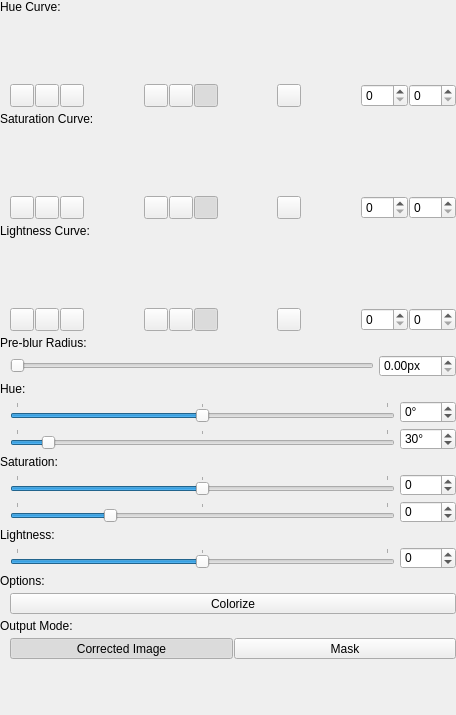
<?xml version="1.0" encoding="UTF-8"?>
<ui version="4.0">
 <class>FilterWidget</class>
 <widget class="QWidget" name="FilterWidget">
  <property name="geometry">
   <rect>
    <x>0</x>
    <y>0</y>
    <width>456</width>
    <height>715</height>
   </rect>
  </property>
  <property name="windowTitle">
   <string>Form</string>
  </property>
  <property name="styleSheet">
   <string notr="true">#mButtonZoomIn, #mButtonZoomOut, #mButtonZoom100,
#mButtonInterpolationModeFlat, #mButtonInterpolationModeLinear, #mButtonInterpolationModeSmooth,
#mButtonInverted
{
	padding: 1px;
}</string>
  </property>
  <layout class="QVBoxLayout" name="verticalLayout" stretch="0,0,0,0,0,0,0,0,0,0,0,0,0,1">
   <property name="spacing">
    <number>5</number>
   </property>
   <property name="leftMargin">
    <number>0</number>
   </property>
   <property name="topMargin">
    <number>0</number>
   </property>
   <property name="rightMargin">
    <number>0</number>
   </property>
   <property name="bottomMargin">
    <number>0</number>
   </property>
   <item>
    <widget class="QLabel" name="label_3">
     <property name="text">
      <string>Hue Curve:</string>
     </property>
    </widget>
   </item>
   <item>
    <layout class="QVBoxLayout" name="verticalLayout_2">
     <property name="spacing">
      <number>5</number>
     </property>
     <item>
      <layout class="QHBoxLayout" name="mLayoutCurves" stretch="1">
       <property name="spacing">
        <number>5</number>
       </property>
       <property name="leftMargin">
        <number>10</number>
       </property>
       <item>
        <widget class="anitools::widgets::Curves" name="mWidgetHueCurve" native="true">
         <property name="minimumSize">
          <size>
           <width>0</width>
           <height>60</height>
          </size>
         </property>
         <property name="maximumSize">
          <size>
           <width>16777215</width>
           <height>60</height>
          </size>
         </property>
        </widget>
       </item>
      </layout>
     </item>
     <item>
      <layout class="QHBoxLayout" name="horizontalLayout_3" stretch="0,1,0,1,0,1,0">
       <property name="spacing">
        <number>0</number>
       </property>
       <property name="leftMargin">
        <number>10</number>
       </property>
       <item>
        <layout class="QHBoxLayout" name="horizontalLayout_6">
         <property name="spacing">
          <number>1</number>
         </property>
         <item>
          <widget class="QToolButton" name="mButtonHueZoomIn">
           <property name="toolTip">
            <string>Zoom in</string>
           </property>
           <property name="text">
            <string/>
           </property>
           <property name="icon">
            <iconset>
             <normaloff>:/anitools/icons/magnifyingGlassPlus</normaloff>:/anitools/icons/magnifyingGlassPlus</iconset>
           </property>
           <property name="class" stdset="0">
            <string>cFlatOptionButton</string>
           </property>
          </widget>
         </item>
         <item>
          <widget class="QToolButton" name="mButtonHueZoomOut">
           <property name="toolTip">
            <string>Zoom out</string>
           </property>
           <property name="text">
            <string/>
           </property>
           <property name="icon">
            <iconset>
             <normaloff>:/anitools/icons/magnifyingGlassMinus</normaloff>:/anitools/icons/magnifyingGlassMinus</iconset>
           </property>
           <property name="class" stdset="0">
            <string>cFlatOptionButton</string>
           </property>
          </widget>
         </item>
         <item>
          <widget class="QToolButton" name="mButtonHueZoom100">
           <property name="toolTip">
            <string>Zoom 100%</string>
           </property>
           <property name="text">
            <string/>
           </property>
           <property name="icon">
            <iconset>
             <normaloff>:/anitools/icons/magnifyingGlassOne</normaloff>:/anitools/icons/magnifyingGlassOne</iconset>
           </property>
           <property name="class" stdset="0">
            <string>cFlatOptionButton</string>
           </property>
          </widget>
         </item>
        </layout>
       </item>
       <item>
        <spacer name="horizontalSpacer">
         <property name="orientation">
          <enum>Qt::Horizontal</enum>
         </property>
         <property name="sizeHint" stdset="0">
          <size>
           <width>5</width>
           <height>0</height>
          </size>
         </property>
        </spacer>
       </item>
       <item>
        <layout class="QHBoxLayout" name="horizontalLayout">
         <property name="spacing">
          <number>1</number>
         </property>
         <item>
          <widget class="QToolButton" name="mButtonHueInterpolationModeFlat">
           <property name="sizePolicy">
            <sizepolicy hsizetype="Expanding" vsizetype="Fixed">
             <horstretch>0</horstretch>
             <verstretch>0</verstretch>
            </sizepolicy>
           </property>
           <property name="toolTip">
            <string>Use flat interpolation</string>
           </property>
           <property name="text">
            <string/>
           </property>
           <property name="icon">
            <iconset>
             <normaloff>:/anitools/icons/interpolationFlat</normaloff>:/anitools/icons/interpolationFlat</iconset>
           </property>
           <property name="checkable">
            <bool>true</bool>
           </property>
           <property name="autoExclusive">
            <bool>true</bool>
           </property>
           <property name="class" stdset="0">
            <string>cFlatOptionButton</string>
           </property>
           <attribute name="buttonGroup">
            <string notr="true">buttonGroup</string>
           </attribute>
          </widget>
         </item>
         <item>
          <widget class="QToolButton" name="mButtonHueInterpolationModeLinear">
           <property name="sizePolicy">
            <sizepolicy hsizetype="Expanding" vsizetype="Fixed">
             <horstretch>0</horstretch>
             <verstretch>0</verstretch>
            </sizepolicy>
           </property>
           <property name="toolTip">
            <string>Use linear interpolation</string>
           </property>
           <property name="text">
            <string/>
           </property>
           <property name="icon">
            <iconset>
             <normaloff>:/anitools/icons/interpolationLinear</normaloff>:/anitools/icons/interpolationLinear</iconset>
           </property>
           <property name="checkable">
            <bool>true</bool>
           </property>
           <property name="autoExclusive">
            <bool>true</bool>
           </property>
           <property name="class" stdset="0">
            <string>cFlatOptionButton</string>
           </property>
           <attribute name="buttonGroup">
            <string notr="true">buttonGroup</string>
           </attribute>
          </widget>
         </item>
         <item>
          <widget class="QToolButton" name="mButtonHueInterpolationModeSmooth">
           <property name="sizePolicy">
            <sizepolicy hsizetype="Expanding" vsizetype="Fixed">
             <horstretch>0</horstretch>
             <verstretch>0</verstretch>
            </sizepolicy>
           </property>
           <property name="toolTip">
            <string>Use smooth interpolation</string>
           </property>
           <property name="text">
            <string/>
           </property>
           <property name="icon">
            <iconset>
             <normaloff>:/anitools/icons/interpolationSmooth</normaloff>:/anitools/icons/interpolationSmooth</iconset>
           </property>
           <property name="checkable">
            <bool>true</bool>
           </property>
           <property name="checked">
            <bool>true</bool>
           </property>
           <property name="autoExclusive">
            <bool>true</bool>
           </property>
           <property name="class" stdset="0">
            <string>cFlatOptionButton</string>
           </property>
           <attribute name="buttonGroup">
            <string notr="true">buttonGroup</string>
           </attribute>
          </widget>
         </item>
        </layout>
       </item>
       <item>
        <spacer name="horizontalSpacer_2">
         <property name="orientation">
          <enum>Qt::Horizontal</enum>
         </property>
         <property name="sizeHint" stdset="0">
          <size>
           <width>5</width>
           <height>0</height>
          </size>
         </property>
        </spacer>
       </item>
       <item>
        <widget class="QToolButton" name="mButtonHueInverted">
         <property name="toolTip">
          <string>Invert</string>
         </property>
         <property name="text">
          <string/>
         </property>
         <property name="icon">
          <iconset>
           <normaloff>:/anitools/icons/invert</normaloff>:/anitools/icons/invert</iconset>
         </property>
         <property name="checkable">
          <bool>true</bool>
         </property>
         <property name="class" stdset="0">
          <string>cFlatOptionButton</string>
         </property>
        </widget>
       </item>
       <item>
        <spacer name="horizontalSpacer_3">
         <property name="orientation">
          <enum>Qt::Horizontal</enum>
         </property>
         <property name="sizeHint" stdset="0">
          <size>
           <width>5</width>
           <height>0</height>
          </size>
         </property>
        </spacer>
       </item>
       <item>
        <layout class="QHBoxLayout" name="horizontalLayout_4">
         <property name="spacing">
          <number>1</number>
         </property>
         <item>
          <widget class="QDoubleSpinBox" name="mSpinHueInValue">
           <property name="sizePolicy">
            <sizepolicy hsizetype="Minimum" vsizetype="Preferred">
             <horstretch>0</horstretch>
             <verstretch>0</verstretch>
            </sizepolicy>
           </property>
           <property name="toolTip">
            <string>Luma value</string>
           </property>
           <property name="decimals">
            <number>0</number>
           </property>
           <property name="maximum">
            <double>255.000000000000000</double>
           </property>
          </widget>
         </item>
         <item>
          <widget class="QDoubleSpinBox" name="mSpinHueOutValue">
           <property name="sizePolicy">
            <sizepolicy hsizetype="Minimum" vsizetype="Preferred">
             <horstretch>0</horstretch>
             <verstretch>0</verstretch>
            </sizepolicy>
           </property>
           <property name="toolTip">
            <string>Opacity value</string>
           </property>
           <property name="decimals">
            <number>0</number>
           </property>
           <property name="maximum">
            <double>255.000000000000000</double>
           </property>
          </widget>
         </item>
        </layout>
       </item>
      </layout>
     </item>
    </layout>
   </item>
   <item>
    <widget class="QLabel" name="label_5">
     <property name="text">
      <string>Saturation Curve:</string>
     </property>
    </widget>
   </item>
   <item>
    <layout class="QVBoxLayout" name="verticalLayout_4">
     <property name="spacing">
      <number>5</number>
     </property>
     <item>
      <layout class="QHBoxLayout" name="mLayoutCurves_3" stretch="1">
       <property name="spacing">
        <number>5</number>
       </property>
       <property name="leftMargin">
        <number>10</number>
       </property>
       <item>
        <widget class="anitools::widgets::Curves" name="mWidgetSaturationCurve" native="true">
         <property name="minimumSize">
          <size>
           <width>0</width>
           <height>60</height>
          </size>
         </property>
         <property name="maximumSize">
          <size>
           <width>16777215</width>
           <height>60</height>
          </size>
         </property>
        </widget>
       </item>
      </layout>
     </item>
     <item>
      <layout class="QHBoxLayout" name="horizontalLayout_10" stretch="0,1,0,1,0,1,0">
       <property name="spacing">
        <number>0</number>
       </property>
       <property name="leftMargin">
        <number>10</number>
       </property>
       <item>
        <layout class="QHBoxLayout" name="horizontalLayout_11">
         <property name="spacing">
          <number>1</number>
         </property>
         <item>
          <widget class="QToolButton" name="mButtonSaturationZoomIn">
           <property name="toolTip">
            <string>Zoom in</string>
           </property>
           <property name="text">
            <string/>
           </property>
           <property name="icon">
            <iconset>
             <normaloff>:/anitools/icons/magnifyingGlassPlus</normaloff>:/anitools/icons/magnifyingGlassPlus</iconset>
           </property>
           <property name="class" stdset="0">
            <string>cFlatOptionButton</string>
           </property>
          </widget>
         </item>
         <item>
          <widget class="QToolButton" name="mButtonSaturationZoomOut">
           <property name="toolTip">
            <string>Zoom out</string>
           </property>
           <property name="text">
            <string/>
           </property>
           <property name="icon">
            <iconset>
             <normaloff>:/anitools/icons/magnifyingGlassMinus</normaloff>:/anitools/icons/magnifyingGlassMinus</iconset>
           </property>
           <property name="class" stdset="0">
            <string>cFlatOptionButton</string>
           </property>
          </widget>
         </item>
         <item>
          <widget class="QToolButton" name="mButtonSaturationZoom100">
           <property name="toolTip">
            <string>Zoom 100%</string>
           </property>
           <property name="text">
            <string/>
           </property>
           <property name="icon">
            <iconset>
             <normaloff>:/anitools/icons/magnifyingGlassOne</normaloff>:/anitools/icons/magnifyingGlassOne</iconset>
           </property>
           <property name="class" stdset="0">
            <string>cFlatOptionButton</string>
           </property>
          </widget>
         </item>
        </layout>
       </item>
       <item>
        <spacer name="horizontalSpacer_7">
         <property name="orientation">
          <enum>Qt::Horizontal</enum>
         </property>
         <property name="sizeHint" stdset="0">
          <size>
           <width>5</width>
           <height>0</height>
          </size>
         </property>
        </spacer>
       </item>
       <item>
        <layout class="QHBoxLayout" name="horizontalLayout_12">
         <property name="spacing">
          <number>1</number>
         </property>
         <item>
          <widget class="QToolButton" name="mButtonSaturationInterpolationModeFlat">
           <property name="sizePolicy">
            <sizepolicy hsizetype="Expanding" vsizetype="Fixed">
             <horstretch>0</horstretch>
             <verstretch>0</verstretch>
            </sizepolicy>
           </property>
           <property name="toolTip">
            <string>Use flat interpolation</string>
           </property>
           <property name="text">
            <string/>
           </property>
           <property name="icon">
            <iconset>
             <normaloff>:/anitools/icons/interpolationFlat</normaloff>:/anitools/icons/interpolationFlat</iconset>
           </property>
           <property name="checkable">
            <bool>true</bool>
           </property>
           <property name="autoExclusive">
            <bool>true</bool>
           </property>
           <property name="class" stdset="0">
            <string>cFlatOptionButton</string>
           </property>
           <attribute name="buttonGroup">
            <string notr="true">buttonGroup_2</string>
           </attribute>
          </widget>
         </item>
         <item>
          <widget class="QToolButton" name="mButtonSaturationInterpolationModeLinear">
           <property name="sizePolicy">
            <sizepolicy hsizetype="Expanding" vsizetype="Fixed">
             <horstretch>0</horstretch>
             <verstretch>0</verstretch>
            </sizepolicy>
           </property>
           <property name="toolTip">
            <string>Use linear interpolation</string>
           </property>
           <property name="text">
            <string/>
           </property>
           <property name="icon">
            <iconset>
             <normaloff>:/anitools/icons/interpolationLinear</normaloff>:/anitools/icons/interpolationLinear</iconset>
           </property>
           <property name="checkable">
            <bool>true</bool>
           </property>
           <property name="autoExclusive">
            <bool>true</bool>
           </property>
           <property name="class" stdset="0">
            <string>cFlatOptionButton</string>
           </property>
           <attribute name="buttonGroup">
            <string notr="true">buttonGroup_2</string>
           </attribute>
          </widget>
         </item>
         <item>
          <widget class="QToolButton" name="mButtonSaturationInterpolationModeSmooth">
           <property name="sizePolicy">
            <sizepolicy hsizetype="Expanding" vsizetype="Fixed">
             <horstretch>0</horstretch>
             <verstretch>0</verstretch>
            </sizepolicy>
           </property>
           <property name="toolTip">
            <string>Use smooth interpolation</string>
           </property>
           <property name="text">
            <string/>
           </property>
           <property name="icon">
            <iconset>
             <normaloff>:/anitools/icons/interpolationSmooth</normaloff>:/anitools/icons/interpolationSmooth</iconset>
           </property>
           <property name="checkable">
            <bool>true</bool>
           </property>
           <property name="checked">
            <bool>true</bool>
           </property>
           <property name="autoExclusive">
            <bool>true</bool>
           </property>
           <property name="class" stdset="0">
            <string>cFlatOptionButton</string>
           </property>
           <attribute name="buttonGroup">
            <string notr="true">buttonGroup_2</string>
           </attribute>
          </widget>
         </item>
        </layout>
       </item>
       <item>
        <spacer name="horizontalSpacer_8">
         <property name="orientation">
          <enum>Qt::Horizontal</enum>
         </property>
         <property name="sizeHint" stdset="0">
          <size>
           <width>5</width>
           <height>0</height>
          </size>
         </property>
        </spacer>
       </item>
       <item>
        <widget class="QToolButton" name="mButtonSaturationInverted">
         <property name="toolTip">
          <string>Invert</string>
         </property>
         <property name="text">
          <string/>
         </property>
         <property name="icon">
          <iconset>
           <normaloff>:/anitools/icons/invert</normaloff>:/anitools/icons/invert</iconset>
         </property>
         <property name="checkable">
          <bool>true</bool>
         </property>
         <property name="class" stdset="0">
          <string>cFlatOptionButton</string>
         </property>
        </widget>
       </item>
       <item>
        <spacer name="horizontalSpacer_9">
         <property name="orientation">
          <enum>Qt::Horizontal</enum>
         </property>
         <property name="sizeHint" stdset="0">
          <size>
           <width>5</width>
           <height>0</height>
          </size>
         </property>
        </spacer>
       </item>
       <item>
        <layout class="QHBoxLayout" name="horizontalLayout_13">
         <property name="spacing">
          <number>1</number>
         </property>
         <item>
          <widget class="QDoubleSpinBox" name="mSpinSaturationInValue">
           <property name="sizePolicy">
            <sizepolicy hsizetype="Minimum" vsizetype="Preferred">
             <horstretch>0</horstretch>
             <verstretch>0</verstretch>
            </sizepolicy>
           </property>
           <property name="toolTip">
            <string>Luma value</string>
           </property>
           <property name="decimals">
            <number>0</number>
           </property>
           <property name="maximum">
            <double>255.000000000000000</double>
           </property>
          </widget>
         </item>
         <item>
          <widget class="QDoubleSpinBox" name="mSpinSaturationOutValue">
           <property name="sizePolicy">
            <sizepolicy hsizetype="Minimum" vsizetype="Preferred">
             <horstretch>0</horstretch>
             <verstretch>0</verstretch>
            </sizepolicy>
           </property>
           <property name="toolTip">
            <string>Opacity value</string>
           </property>
           <property name="decimals">
            <number>0</number>
           </property>
           <property name="maximum">
            <double>255.000000000000000</double>
           </property>
          </widget>
         </item>
        </layout>
       </item>
      </layout>
     </item>
    </layout>
   </item>
   <item>
    <widget class="QLabel" name="label_4">
     <property name="text">
      <string>Lightness Curve:</string>
     </property>
    </widget>
   </item>
   <item>
    <layout class="QVBoxLayout" name="verticalLayout_3">
     <property name="spacing">
      <number>5</number>
     </property>
     <item>
      <layout class="QHBoxLayout" name="mLayoutCurves_2" stretch="1">
       <property name="spacing">
        <number>5</number>
       </property>
       <property name="leftMargin">
        <number>10</number>
       </property>
       <item>
        <widget class="anitools::widgets::Curves" name="mWidgetLightnessCurve" native="true">
         <property name="minimumSize">
          <size>
           <width>0</width>
           <height>60</height>
          </size>
         </property>
         <property name="maximumSize">
          <size>
           <width>16777215</width>
           <height>60</height>
          </size>
         </property>
        </widget>
       </item>
      </layout>
     </item>
     <item>
      <layout class="QHBoxLayout" name="horizontalLayout_5" stretch="0,1,0,1,0,1,0">
       <property name="spacing">
        <number>0</number>
       </property>
       <property name="leftMargin">
        <number>10</number>
       </property>
       <item>
        <layout class="QHBoxLayout" name="horizontalLayout_7">
         <property name="spacing">
          <number>1</number>
         </property>
         <item>
          <widget class="QToolButton" name="mButtonLightnessZoomIn">
           <property name="toolTip">
            <string>Zoom in</string>
           </property>
           <property name="text">
            <string/>
           </property>
           <property name="icon">
            <iconset>
             <normaloff>:/anitools/icons/magnifyingGlassPlus</normaloff>:/anitools/icons/magnifyingGlassPlus</iconset>
           </property>
           <property name="class" stdset="0">
            <string>cFlatOptionButton</string>
           </property>
          </widget>
         </item>
         <item>
          <widget class="QToolButton" name="mButtonLightnessZoomOut">
           <property name="toolTip">
            <string>Zoom out</string>
           </property>
           <property name="text">
            <string/>
           </property>
           <property name="icon">
            <iconset>
             <normaloff>:/anitools/icons/magnifyingGlassMinus</normaloff>:/anitools/icons/magnifyingGlassMinus</iconset>
           </property>
           <property name="class" stdset="0">
            <string>cFlatOptionButton</string>
           </property>
          </widget>
         </item>
         <item>
          <widget class="QToolButton" name="mButtonLightnessZoom100">
           <property name="toolTip">
            <string>Zoom 100%</string>
           </property>
           <property name="text">
            <string/>
           </property>
           <property name="icon">
            <iconset>
             <normaloff>:/anitools/icons/magnifyingGlassOne</normaloff>:/anitools/icons/magnifyingGlassOne</iconset>
           </property>
           <property name="class" stdset="0">
            <string>cFlatOptionButton</string>
           </property>
          </widget>
         </item>
        </layout>
       </item>
       <item>
        <spacer name="horizontalSpacer_4">
         <property name="orientation">
          <enum>Qt::Horizontal</enum>
         </property>
         <property name="sizeHint" stdset="0">
          <size>
           <width>5</width>
           <height>0</height>
          </size>
         </property>
        </spacer>
       </item>
       <item>
        <layout class="QHBoxLayout" name="horizontalLayout_8">
         <property name="spacing">
          <number>1</number>
         </property>
         <item>
          <widget class="QToolButton" name="mButtonLightnessInterpolationModeFlat">
           <property name="sizePolicy">
            <sizepolicy hsizetype="Expanding" vsizetype="Fixed">
             <horstretch>0</horstretch>
             <verstretch>0</verstretch>
            </sizepolicy>
           </property>
           <property name="toolTip">
            <string>Use flat interpolation</string>
           </property>
           <property name="text">
            <string/>
           </property>
           <property name="icon">
            <iconset>
             <normaloff>:/anitools/icons/interpolationFlat</normaloff>:/anitools/icons/interpolationFlat</iconset>
           </property>
           <property name="checkable">
            <bool>true</bool>
           </property>
           <property name="autoExclusive">
            <bool>true</bool>
           </property>
           <property name="class" stdset="0">
            <string>cFlatOptionButton</string>
           </property>
           <attribute name="buttonGroup">
            <string notr="true">buttonGroup_3</string>
           </attribute>
          </widget>
         </item>
         <item>
          <widget class="QToolButton" name="mButtonLightnessInterpolationModeLinear">
           <property name="sizePolicy">
            <sizepolicy hsizetype="Expanding" vsizetype="Fixed">
             <horstretch>0</horstretch>
             <verstretch>0</verstretch>
            </sizepolicy>
           </property>
           <property name="toolTip">
            <string>Use linear interpolation</string>
           </property>
           <property name="text">
            <string/>
           </property>
           <property name="icon">
            <iconset>
             <normaloff>:/anitools/icons/interpolationLinear</normaloff>:/anitools/icons/interpolationLinear</iconset>
           </property>
           <property name="checkable">
            <bool>true</bool>
           </property>
           <property name="autoExclusive">
            <bool>true</bool>
           </property>
           <property name="class" stdset="0">
            <string>cFlatOptionButton</string>
           </property>
           <attribute name="buttonGroup">
            <string notr="true">buttonGroup_3</string>
           </attribute>
          </widget>
         </item>
         <item>
          <widget class="QToolButton" name="mButtonLightnessInterpolationModeSmooth">
           <property name="sizePolicy">
            <sizepolicy hsizetype="Expanding" vsizetype="Fixed">
             <horstretch>0</horstretch>
             <verstretch>0</verstretch>
            </sizepolicy>
           </property>
           <property name="toolTip">
            <string>Use smooth interpolation</string>
           </property>
           <property name="text">
            <string/>
           </property>
           <property name="icon">
            <iconset>
             <normaloff>:/anitools/icons/interpolationSmooth</normaloff>:/anitools/icons/interpolationSmooth</iconset>
           </property>
           <property name="checkable">
            <bool>true</bool>
           </property>
           <property name="checked">
            <bool>true</bool>
           </property>
           <property name="autoExclusive">
            <bool>true</bool>
           </property>
           <property name="class" stdset="0">
            <string>cFlatOptionButton</string>
           </property>
           <attribute name="buttonGroup">
            <string notr="true">buttonGroup_3</string>
           </attribute>
          </widget>
         </item>
        </layout>
       </item>
       <item>
        <spacer name="horizontalSpacer_5">
         <property name="orientation">
          <enum>Qt::Horizontal</enum>
         </property>
         <property name="sizeHint" stdset="0">
          <size>
           <width>5</width>
           <height>0</height>
          </size>
         </property>
        </spacer>
       </item>
       <item>
        <widget class="QToolButton" name="mButtonLightnessInverted">
         <property name="toolTip">
          <string>Invert</string>
         </property>
         <property name="text">
          <string/>
         </property>
         <property name="icon">
          <iconset>
           <normaloff>:/anitools/icons/invert</normaloff>:/anitools/icons/invert</iconset>
         </property>
         <property name="checkable">
          <bool>true</bool>
         </property>
         <property name="class" stdset="0">
          <string>cFlatOptionButton</string>
         </property>
        </widget>
       </item>
       <item>
        <spacer name="horizontalSpacer_6">
         <property name="orientation">
          <enum>Qt::Horizontal</enum>
         </property>
         <property name="sizeHint" stdset="0">
          <size>
           <width>5</width>
           <height>0</height>
          </size>
         </property>
        </spacer>
       </item>
       <item>
        <layout class="QHBoxLayout" name="horizontalLayout_9">
         <property name="spacing">
          <number>1</number>
         </property>
         <item>
          <widget class="QDoubleSpinBox" name="mSpinLightnessInValue">
           <property name="sizePolicy">
            <sizepolicy hsizetype="Minimum" vsizetype="Preferred">
             <horstretch>0</horstretch>
             <verstretch>0</verstretch>
            </sizepolicy>
           </property>
           <property name="toolTip">
            <string>Luma value</string>
           </property>
           <property name="decimals">
            <number>0</number>
           </property>
           <property name="maximum">
            <double>255.000000000000000</double>
           </property>
          </widget>
         </item>
         <item>
          <widget class="QDoubleSpinBox" name="mSpinLightnessOutValue">
           <property name="sizePolicy">
            <sizepolicy hsizetype="Minimum" vsizetype="Preferred">
             <horstretch>0</horstretch>
             <verstretch>0</verstretch>
            </sizepolicy>
           </property>
           <property name="toolTip">
            <string>Opacity value</string>
           </property>
           <property name="decimals">
            <number>0</number>
           </property>
           <property name="maximum">
            <double>255.000000000000000</double>
           </property>
          </widget>
         </item>
        </layout>
       </item>
      </layout>
     </item>
    </layout>
   </item>
   <item>
    <widget class="QLabel" name="label_2">
     <property name="text">
      <string>Pre-blur Radius:</string>
     </property>
    </widget>
   </item>
   <item>
    <layout class="QHBoxLayout" name="horizontalLayout_14">
     <property name="spacing">
      <number>5</number>
     </property>
     <property name="leftMargin">
      <number>10</number>
     </property>
     <item>
      <widget class="QSlider" name="mSliderPreblurRadius">
       <property name="maximum">
        <number>10000</number>
       </property>
       <property name="orientation">
        <enum>Qt::Horizontal</enum>
       </property>
      </widget>
     </item>
     <item>
      <widget class="QDoubleSpinBox" name="mSpinPreblurRadius">
       <property name="suffix">
        <string>px</string>
       </property>
       <property name="maximum">
        <double>100.000000000000000</double>
       </property>
      </widget>
     </item>
    </layout>
   </item>
   <item>
    <layout class="QGridLayout" name="gridLayout" columnstretch="1,0">
     <property name="spacing">
      <number>5</number>
     </property>
     <item row="7" column="1">
      <widget class="QSpinBox" name="mSpinRelLightness">
       <property name="minimum">
        <number>-100</number>
       </property>
       <property name="maximum">
        <number>100</number>
       </property>
      </widget>
     </item>
     <item row="3" column="0">
      <widget class="QLabel" name="label_7">
       <property name="text">
        <string>Saturation:</string>
       </property>
      </widget>
     </item>
     <item row="5" column="1">
      <widget class="QSpinBox" name="mSpinAbsSaturation">
       <property name="minimum">
        <number>-100</number>
       </property>
       <property name="maximum">
        <number>100</number>
       </property>
      </widget>
     </item>
     <item row="1" column="1">
      <widget class="QSpinBox" name="mSpinRelHue">
       <property name="suffix">
        <string>°</string>
       </property>
       <property name="minimum">
        <number>-180</number>
       </property>
       <property name="maximum">
        <number>180</number>
       </property>
      </widget>
     </item>
     <item row="6" column="0">
      <widget class="QLabel" name="label_8">
       <property name="text">
        <string>Lightness:</string>
       </property>
      </widget>
     </item>
     <item row="0" column="0">
      <widget class="QLabel" name="label_9">
       <property name="text">
        <string>Hue:</string>
       </property>
      </widget>
     </item>
     <item row="2" column="1">
      <widget class="QSpinBox" name="mSpinAbsHue">
       <property name="suffix">
        <string>°</string>
       </property>
       <property name="maximum">
        <number>360</number>
       </property>
       <property name="value">
        <number>30</number>
       </property>
      </widget>
     </item>
     <item row="4" column="1">
      <widget class="QSpinBox" name="mSpinRelSaturation">
       <property name="minimum">
        <number>-100</number>
       </property>
       <property name="maximum">
        <number>100</number>
       </property>
      </widget>
     </item>
     <item row="1" column="0">
      <layout class="QHBoxLayout" name="horizontalLayout_15">
       <property name="spacing">
        <number>0</number>
       </property>
       <property name="leftMargin">
        <number>10</number>
       </property>
       <item>
        <widget class="QSlider" name="mSliderRelHue">
         <property name="minimum">
          <number>-180</number>
         </property>
         <property name="maximum">
          <number>180</number>
         </property>
         <property name="orientation">
          <enum>Qt::Horizontal</enum>
         </property>
         <property name="tickPosition">
          <enum>QSlider::TicksAbove</enum>
         </property>
         <property name="tickInterval">
          <number>180</number>
         </property>
        </widget>
       </item>
      </layout>
     </item>
     <item row="2" column="0">
      <layout class="QHBoxLayout" name="horizontalLayout_16">
       <property name="spacing">
        <number>0</number>
       </property>
       <property name="leftMargin">
        <number>10</number>
       </property>
       <item>
        <widget class="QSlider" name="mSliderAbsHue">
         <property name="maximum">
          <number>360</number>
         </property>
         <property name="value">
          <number>30</number>
         </property>
         <property name="orientation">
          <enum>Qt::Horizontal</enum>
         </property>
         <property name="tickPosition">
          <enum>QSlider::TicksAbove</enum>
         </property>
         <property name="tickInterval">
          <number>180</number>
         </property>
        </widget>
       </item>
      </layout>
     </item>
     <item row="4" column="0">
      <layout class="QHBoxLayout" name="horizontalLayout_17">
       <property name="spacing">
        <number>0</number>
       </property>
       <property name="leftMargin">
        <number>10</number>
       </property>
       <item>
        <widget class="QSlider" name="mSliderRelSaturation">
         <property name="minimum">
          <number>-100</number>
         </property>
         <property name="maximum">
          <number>100</number>
         </property>
         <property name="orientation">
          <enum>Qt::Horizontal</enum>
         </property>
         <property name="tickPosition">
          <enum>QSlider::TicksAbove</enum>
         </property>
         <property name="tickInterval">
          <number>100</number>
         </property>
        </widget>
       </item>
      </layout>
     </item>
     <item row="5" column="0">
      <layout class="QHBoxLayout" name="horizontalLayout_18">
       <property name="spacing">
        <number>0</number>
       </property>
       <property name="leftMargin">
        <number>10</number>
       </property>
       <item>
        <widget class="QSlider" name="mSliderAbsSaturation">
         <property name="maximum">
          <number>100</number>
         </property>
         <property name="value">
          <number>25</number>
         </property>
         <property name="orientation">
          <enum>Qt::Horizontal</enum>
         </property>
         <property name="tickPosition">
          <enum>QSlider::TicksAbove</enum>
         </property>
         <property name="tickInterval">
          <number>50</number>
         </property>
        </widget>
       </item>
      </layout>
     </item>
     <item row="7" column="0">
      <layout class="QHBoxLayout" name="horizontalLayout_19">
       <property name="spacing">
        <number>0</number>
       </property>
       <property name="leftMargin">
        <number>10</number>
       </property>
       <item>
        <widget class="QSlider" name="mSliderRelLightness">
         <property name="minimum">
          <number>-100</number>
         </property>
         <property name="maximum">
          <number>100</number>
         </property>
         <property name="orientation">
          <enum>Qt::Horizontal</enum>
         </property>
         <property name="tickPosition">
          <enum>QSlider::TicksAbove</enum>
         </property>
         <property name="tickInterval">
          <number>100</number>
         </property>
        </widget>
       </item>
      </layout>
     </item>
    </layout>
   </item>
   <item>
    <widget class="QLabel" name="label_6">
     <property name="text">
      <string>Options:</string>
     </property>
    </widget>
   </item>
   <item>
    <layout class="QHBoxLayout" name="horizontalLayout_20">
     <property name="spacing">
      <number>0</number>
     </property>
     <property name="leftMargin">
      <number>10</number>
     </property>
     <item>
      <widget class="QToolButton" name="mButtonColorize">
       <property name="sizePolicy">
        <sizepolicy hsizetype="Preferred" vsizetype="Fixed">
         <horstretch>0</horstretch>
         <verstretch>0</verstretch>
        </sizepolicy>
       </property>
       <property name="text">
        <string>Colorize</string>
       </property>
       <property name="checkable">
        <bool>true</bool>
       </property>
       <property name="class" stdset="0">
        <string>cFlatOptionButton</string>
       </property>
      </widget>
     </item>
    </layout>
   </item>
   <item>
    <widget class="QLabel" name="label">
     <property name="text">
      <string>Output Mode:</string>
     </property>
    </widget>
   </item>
   <item>
    <layout class="QHBoxLayout" name="horizontalLayout_2">
     <property name="spacing">
      <number>1</number>
     </property>
     <property name="leftMargin">
      <number>10</number>
     </property>
     <item>
      <widget class="QToolButton" name="mButtonOutputModeKeyedImage">
       <property name="sizePolicy">
        <sizepolicy hsizetype="Preferred" vsizetype="Preferred">
         <horstretch>0</horstretch>
         <verstretch>0</verstretch>
        </sizepolicy>
       </property>
       <property name="text">
        <string>Corrected Image</string>
       </property>
       <property name="checkable">
        <bool>true</bool>
       </property>
       <property name="checked">
        <bool>true</bool>
       </property>
       <property name="autoExclusive">
        <bool>true</bool>
       </property>
       <property name="class" stdset="0">
        <string>cFlatOptionButton</string>
       </property>
      </widget>
     </item>
     <item>
      <widget class="QToolButton" name="mButtonOutputModeMatte">
       <property name="sizePolicy">
        <sizepolicy hsizetype="Preferred" vsizetype="Preferred">
         <horstretch>0</horstretch>
         <verstretch>0</verstretch>
        </sizepolicy>
       </property>
       <property name="text">
        <string>Mask</string>
       </property>
       <property name="checkable">
        <bool>true</bool>
       </property>
       <property name="autoExclusive">
        <bool>true</bool>
       </property>
       <property name="class" stdset="0">
        <string>cFlatOptionButton</string>
       </property>
      </widget>
     </item>
    </layout>
   </item>
   <item>
    <spacer name="verticalSpacer">
     <property name="orientation">
      <enum>Qt::Vertical</enum>
     </property>
     <property name="sizeHint" stdset="0">
      <size>
       <width>0</width>
       <height>0</height>
      </size>
     </property>
    </spacer>
   </item>
  </layout>
 </widget>
 <customwidgets>
  <customwidget>
   <class>anitools::widgets::Curves</class>
   <extends>QWidget</extends>
   <header>curves.h</header>
   <container>1</container>
  </customwidget>
 </customwidgets>
 <resources/>
 <connections/>
 <buttongroups>
  <buttongroup name="buttonGroup_2"/>
  <buttongroup name="buttonGroup_3"/>
  <buttongroup name="buttonGroup"/>
 </buttongroups>
</ui>
